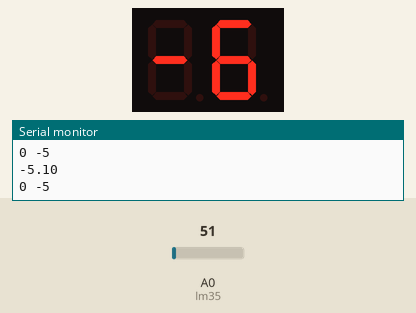
A sketch run on a simulated Arduino Uno, built with avr-gcc and run on an emulated ATmega328P. On the bench: 2-digit seven-segment display, the last lines printed to the serial monitor. Wiring (inferred from the names in the program): 2-digit 7-segment display, segments lit when LOW: segments pin 3, pin 4, pin 5, pin 6, pin 7, pin 8, pin 9; digit selects pin 11, pin 12. The test bench sets the inputs (shaded band); at power-on: A0 (lm35) = 51. The segment pins are drawn as the display they are named for.

Above: at 1.2 s.
1.3 s: A0 (lm35) set to 61
At 2.1 s:
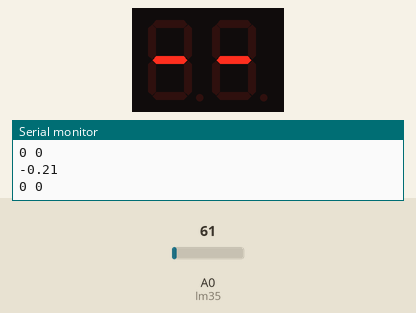
2.8 s: A0 (lm35) set to 71
At 3.4 s:
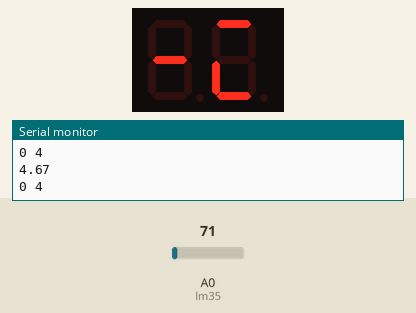
4.3 s: A0 (lm35) set to 86
At 5.5 s:
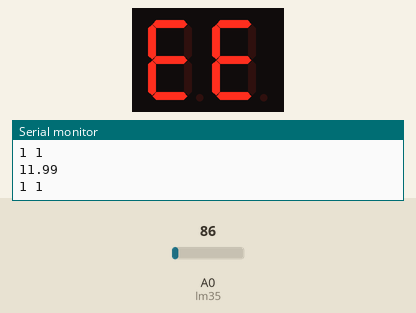
5.8 s: A0 (lm35) set to 112
At 6.4 s:
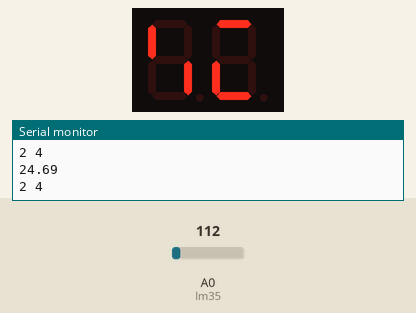
7.3 s: A0 (lm35) set to 163
At 8.5 s:
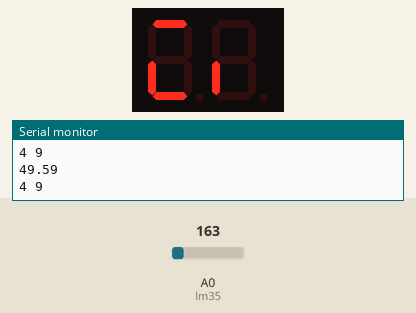
8.8 s: A0 (lm35) set to 30
At 9.8 s:
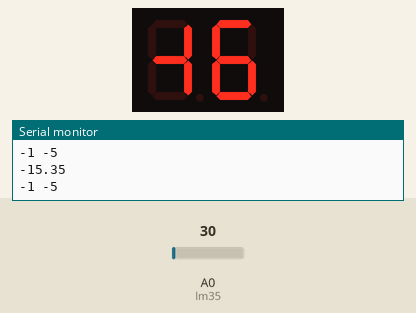
Timing chart, 0 to 11.3 s (numbered marks = the images above; inputs shaded):
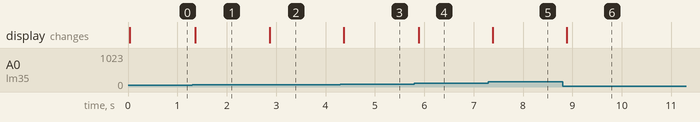

The sketch:

Display_4.ino
```cpp
//Author: Gamboa Acho Oscar Rolando
#define lm35 A0

float temperatura=0;
float aux=0;
int unidad,decena;

int pin_segmentos[]={3,4,5,6,7,8,9};   //pins de acuerdo al orden del led display a,b,c,d,e,f,g

int display_Pins[]={11,12};     //unidad decena respectivamente

byte digitos[10][7]={         // digitos del 0 al 9
  {1,1,1,1,1,1,0},//0
  {0,1,1,0,0,0,0},//1
  {1,1,0,1,1,0,1},//2
  {1,1,1,1,0,0,1},//3
  {0,1,1,0,0,1,1},//4
  {1,0,1,1,0,1,1},//5
  {1,0,1,1,1,1,1},//6
  {1,1,1,0,0,0,0},//7
  {1,1,1,1,1,1,1},//8
  {1,1,1,1,0,1,1} //9
};

void setup(){
  pinMode(lm35,INPUT);
  for(int i=0;i<7;i++){
    pinMode(pin_segmentos[i],OUTPUT);
  }
  pinMode(display_Pins[0],OUTPUT);//unidades
  pinMode(display_Pins[1],OUTPUT);//decenas
  Serial.begin(9600);
}
void loop(){

  temperatura=analogRead(lm35);
  aux=((temperatura*5*100)/1024)-30;
  unidad=((int)aux%10);
  decena=((int)aux/10);
  Serial.println(aux);
  Serial.print(decena);
  Serial.print(" ");
  Serial.println(unidad);
  valor(unidad,decena);
  //delay(1000);
}
void valor(int num1,int num2){
  digitalWrite(display_Pins[0],HIGH);
  digitalWrite(display_Pins[1],LOW);
  encender_segmento(num1);
  delay(10);

  digitalWrite(display_Pins[0],LOW);
  digitalWrite(display_Pins[1],HIGH);
  encender_segmento(num2);
  delay(10);

}
void encender_segmento(int x){ // metodo en el cual en el display se mostrara el numero que se le pase == x
  for(int t=0;t<7;t++){
    digitalWrite(pin_segmentos[t],digitos[x][t]);
  }
  //delay(100);
}
```

Measured:
- after the input at 1.3 s, the display: changes after 0.06 s (image 1)
- after the input at 2.8 s, the display: changes after 0.07 s (image 2)
- after the input at 4.3 s, the display: changes after 0.07 s (image 3)
- after the input at 5.8 s, the display: changes after 0.09 s (image 4)
- after the input at 7.3 s, the display: changes after 0.09 s (image 5)
- after the input at 8.8 s, the display: changes after 0.09 s (image 6)
